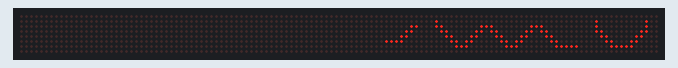
This sketch was run on a simulated Arduino Mega 2560, built with avr-gcc and run on an emulated ATmega2560. Shown: 128×8 LED matrix.

Above: at 0.52 s.

The sketch:

LCD_Eye_Blink_2.ino
```cpp
#include <MD_MAX72xx.h>
#include <SPI.h>

#define NUM_MATRICES 7
#define ROW_SIZE 8

// Define the number of devices we have in the chain and the hardware interface
#define CLK_PIN   13  // or SCK (52 on mega)
#define DATA_PIN  11  // or MOSI or DIN (51 on mega)
#define CS_PIN    3  // or SS

// Hardware SPI connection
MD_MAX72XX myDisplay = MD_MAX72XX(MD_MAX72XX::FC16_HW, CS_PIN, ROW_SIZE*2);

// Global variables
int currentRow = 0;
bool movingUp = true;


bool image_disp1[NUM_MATRICES][ROW_SIZE][ROW_SIZE] = {
  {
    {0,0,0,0,0,0,0,0}, // Eye left
    {0,0,0,0,0,1,1,1},
    {0,0,0,0,1,1,0,0},
    {0,0,0,1,1,0,0,0},
    {0,0,1,1,0,0,0,0},
    {0,0,1,0,0,0,0,0},
    {0,0,1,0,0,0,0,0},
    {0,0,0,0,0,0,0,0},
  },
  {
    {0,0,0,0,0,0,0,0}, // Eye right
    {1,1,0,0,0,0,0,0},
    {0,1,1,0,0,0,0,0},
    {0,0,1,1,0,0,0,0},
    {0,0,0,1,1,0,0,0},
    {0,0,0,0,1,0,0,0},
    {0,0,0,0,1,0,0,0},
    {0,0,0,0,0,0,0,0},
  },
  {
    {0,0,0,0,0,0,0,0}, // Mouth right
    {0,0,0,0,0,0,0,0},
    {1,0,0,0,0,0,0,0},
    {1,1,0,0,0,0,0,0},
    {0,1,1,0,0,0,0,0},
    {0,0,1,1,0,0,0,0},
    {0,0,0,1,1,1,1,1},
    {0,0,0,0,0,0,0,0},
  },
  {
    {0,0,0,0,0,0,0,0}, // Mought right 2
    {0,0,0,0,0,0,0,0},
    {0,0,0,0,0,0,1,1},
    {0,0,0,0,0,1,1,0},
    {1,0,0,0,1,1,0,0},
    {1,1,0,1,1,0,0,0},
    {0,1,1,1,0,0,0,0},
    {0,0,0,0,0,0,0,0},
  },
  {
    {0,0,0,0,0,0,0,0}, // Mouth left 2
    {0,0,0,0,0,0,0,0},
    {0,0,0,0,1,1,1,0},
    {0,0,0,1,1,0,1,1},
    {0,0,1,1,0,0,0,1},
    {0,1,1,0,0,0,0,0},
    {1,1,0,0,0,0,0,0},
    {0,0,0,0,0,0,0,0},
  },
  {
    {0,0,0,0,0,0,0,0}, // Mouth left 1
    {0,0,0,1,0,0,0,0},
    {0,0,0,1,1,0,0,0},
    {0,0,0,0,1,1,0,0},
    {0,0,0,0,0,1,1,0},
    {0,0,0,0,0,0,1,1},
    {0,0,0,0,0,0,0,1},
    {0,0,0,0,0,0,0,0},
  },
  {
    {0,0,0,0,0,0,0,0}, // Nose
    {0,0,0,0,0,0,0,0},
    {0,0,0,1,1,1,1,0},
    {0,0,1,1,0,0,0,0},
    {0,1,1,0,0,0,0,0},
    {1,1,0,0,0,0,0,0},
    {0,0,0,0,0,0,0,0},
    {0,0,0,0,0,0,0,0},
  },
};


bool image_disp2[NUM_MATRICES][ROW_SIZE][ROW_SIZE] = {
  {
    {0,0,0,0,0,0,0,0}, // Nose
    {0,0,0,0,0,0,0,0},
    {0,0,0,0,0,0,0,0},
    {0,0,0,0,0,0,0,0},
    {0,0,0,0,0,0,0,0},
    {0,0,0,0,0,0,0,0},
    {0,0,0,0,0,0,0,0},
    {0,0,0,0,0,0,0,0},
  },
  {
    {0,0,0,0,0,0,0,0}, // Mouth right 1
    {0,0,0,0,0,0,0,0},
    {0,0,0,0,0,0,0,0},
    {0,0,0,0,0,0,0,0},
    {0,0,0,0,0,0,0,0},
    {0,0,0,0,0,0,0,0},
    {0,0,0,0,0,0,0,0},
    {0,0,0,0,0,0,0,0},
  },
  {
    {0,0,0,0,0,0,0,0}, // Mouth right 2
    {0,0,0,0,0,0,0,0},
    {0,0,0,0,0,0,0,0},
    {0,0,0,0,0,0,0,0},
    {0,0,0,0,0,0,0,0},
    {0,0,0,0,0,0,0,0},
    {0,0,0,0,0,0,0,0},
    {0,0,0,0,0,0,0,0},
  },
  {
    {0,0,0,0,0,0,0,0}, // Mouth left 1
    {0,0,0,0,0,0,0,0},
    {0,0,0,0,0,0,0,0},
    {0,0,0,0,0,0,0,0},
    {0,0,0,0,0,0,0,0},
    {0,0,0,0,0,0,0,0},
    {0,0,0,0,0,0,0,0},
    {0,0,0,0,0,0,0,0},
  },
  {
    {0,0,0,0,0,0,0,0}, // Mouth left 2
    {0,0,0,0,0,0,0,0},
    {0,0,0,0,0,0,0,0},
    {0,0,0,0,0,0,0,0},
    {0,0,0,0,0,0,0,0},
    {0,0,0,0,0,0,0,0},
    {0,0,0,0,0,0,0,0},
    {0,0,0,0,0,0,0,0},
  },
  {
    {0,0,0,0,0,0,0,0}, // Eye left 1
    {0,0,0,0,0,0,0,0},
    {0,0,0,0,0,0,0,0},
    {0,0,0,0,0,0,0,0},
    {0,0,0,0,0,0,0,0},
    {0,0,0,0,0,0,0,0},
    {0,0,0,0,0,0,0,0},
    {0,0,0,0,0,0,0,0},
  },
  {
    {0,0,0,0,0,0,0,0}, // Eye left 2
    {0,0,0,0,0,0,0,0},
    {0,0,0,0,0,0,0,0},
    {0,0,0,0,0,0,0,0},
    {0,0,0,0,0,0,0,0},
    {0,0,0,0,0,0,0,0},
    {0,0,0,0,0,0,0,0},
    {0,0,0,0,0,0,0,0},
  },
};


// Flip matrix vertically
void flipVerticle(bool image_disp[NUM_MATRICES][ROW_SIZE][ROW_SIZE], int disp_num) {
  bool tmp[ROW_SIZE][ROW_SIZE] = {
    {0,0,0,0,0,0,0,0},
    {0,0,0,0,0,0,0,0},
    {0,0,0,0,0,0,0,0},
    {0,0,0,0,0,0,0,0},
    {0,0,0,0,0,0,0,0},
    {0,0,0,0,0,0,0,0},
    {0,0,0,0,0,0,0,0},
    {0,0,0,0,0,0,0,0},
  };
  for (int i = 0; i < ROW_SIZE; i++) {
    for (int j = 0; j < ROW_SIZE; j++) {
      tmp[i][j] = image_disp[disp_num][i][j];
    }
  }
  for (int i = 0; i < ROW_SIZE; i++) {
    for (int j = 0; j < ROW_SIZE; j++) {
      image_disp[disp_num][i][j] = tmp[ROW_SIZE-1-i][j];
    }
  }
}


// Flip matrix horizontally
void flipHorizontal(bool image_disp[NUM_MATRICES][ROW_SIZE][ROW_SIZE], int disp_num) {
  bool tmp[ROW_SIZE][ROW_SIZE] = {
    {0,0,0,0,0,0,0,0},
    {0,0,0,0,0,0,0,0},
    {0,0,0,0,0,0,0,0},
    {0,0,0,0,0,0,0,0},
    {0,0,0,0,0,0,0,0},
    {0,0,0,0,0,0,0,0},
    {0,0,0,0,0,0,0,0},
    {0,0,0,0,0,0,0,0},
  };
  for (int i = 0; i < ROW_SIZE; i++) {
    for (int j = 0; j < ROW_SIZE; j++) {
      tmp[i][j] = image_disp[disp_num][i][j];
    }
  }
  for (int i = 0; i < ROW_SIZE; i++) {
    for (int j = 0; j < ROW_SIZE; j++) {
      image_disp[disp_num][i][j] = tmp[i][ROW_SIZE-1-j];
    }
  }
}


// Used to create the second set of matrices
void createSecond() {
  // Iterate over all displays. The second set will be updated in reverse order
  for (int disp_num = 0; disp_num < NUM_MATRICES; disp_num++) {
    for (int i = 0; i < ROW_SIZE; i++) { // rows
      for (int j = 0; j < ROW_SIZE; j++) { // columns
        image_disp2[NUM_MATRICES-1-disp_num][i][j] = image_disp1[disp_num][i][j];
      }
    }
  }
}


void setup() {
  myDisplay.begin();
  myDisplay.control(MD_MAX72XX::INTENSITY, 0); // set brightness level (0 is min, 15 is max)
  myDisplay.clear();

  // Eye flip vertically
  flipVerticle(image_disp1, 0);
  flipVerticle(image_disp1, 1);
  // Mouth flip horizontally
  flipHorizontal(image_disp1, 2);
  flipHorizontal(image_disp1, 3);
  flipHorizontal(image_disp1, 4);
  flipHorizontal(image_disp1, 5);
  // Nose flip vertically
  flipVerticle(image_disp1, 6);

  // Create the second set of matrices
  createSecond();
  // Nose flip horizontally
  flipHorizontal(image_disp2, 0);
  // Mouth flip horizontally
  flipHorizontal(image_disp2, 1);
  flipHorizontal(image_disp2, 2);
  flipHorizontal(image_disp2, 3);
  flipHorizontal(image_disp2, 4);
  // Eye flip horizontally
  flipHorizontal(image_disp2, 5);
  flipHorizontal(image_disp2, 6);
}


void loop() {
  displayLines(image_disp1, 0);
  displayLines(image_disp2, 7);
  delay(2000);
}


void displayLines(bool image_disp[NUM_MATRICES][ROW_SIZE][ROW_SIZE], int disp_offset) {
  for (int row = 0; row < ROW_SIZE; row++) {
    for (int d = 0; d < NUM_MATRICES; d++) {
      for (int col = 0; col < ROW_SIZE; col++) {
        myDisplay.setPoint(row, (d+disp_offset) * ROW_SIZE + col, image_disp[d][row][col]);
      }
    }
  }
}
```
